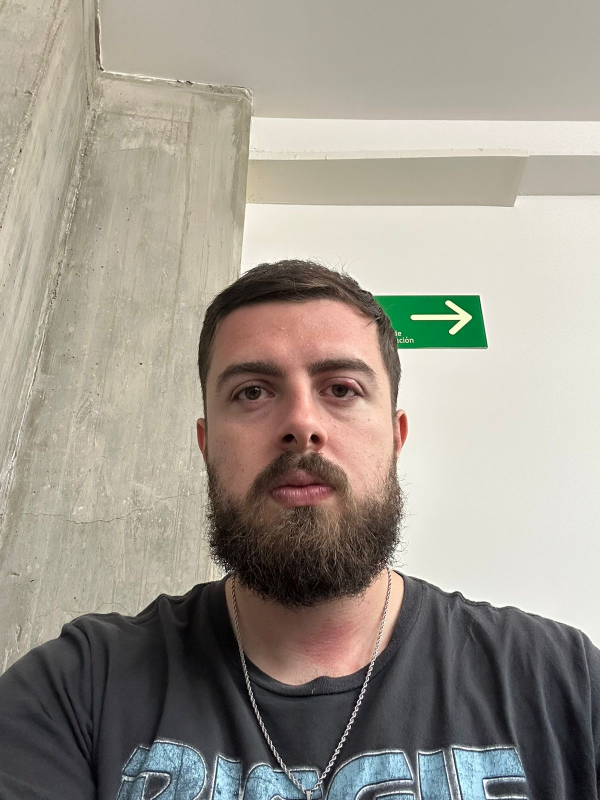
#> input picture known_faces/Carlos Calzada1.jpeg, 1200 x 1600 px (shown at 1/2 size)
$ python -i app.py   (imports and definitions only)
#> lines starting #> are read from the running program, lines starting #| are printed output that depends on the picture
import os
import time
import json
import shutil
from datetime import datetime

import cv2
import numpy as np

import firebase_admin
from firebase_admin import credentials, firestore, storage

# ================== RUTAS ==================
BASE_DIR = r"C:\Users\carlo\registro_facial"

INPUT_DIR = os.path.join(BASE_DIR, "incoming")
PROCESSED_DIR = os.path.join(BASE_DIR, "processed")
RESULTS_DIR = os.path.join(BASE_DIR, "results")
KNOWN_FACES_DIR = os.path.join(BASE_DIR, "known_faces")

LOG_FILE = os.path.join(BASE_DIR, "registro.json")

PUBLIC_DIR = os.path.join(BASE_DIR, "web", "dashboard", "public")
PUBLIC_RESULTS_DIR = os.path.join(PUBLIC_DIR, "results")
PUBLIC_LOG_FILE = os.path.join(PUBLIC_DIR, "registro.json")

FIREBASE_KEY = os.path.join(BASE_DIR, "firebase_key.json")
STORAGE_BUCKET = "registro-facial-3d07f.firebasestorage.app"

VALID_EXTENSIONS = (".jpg", ".jpeg", ".png")

# ================== CREAR CARPETAS ==================
# [5 lines not run here, left out]

# ================== FIREBASE ==================
firebase_ok = False
# [11 lines not run here, left out]

# ================== DETECTOR ==================
face_cascade = cv2.CascadeClassifier(
    cv2.data.haarcascades + "haarcascade_frontalface_default.xml"
)

# ================== ENTRENAR LBPH ==================
recognizer = cv2.face.LBPHFaceRecognizer_create()

label_map = {}
faces_data = []
labels = []

# [38 lines left out: function entrenar_modelo, not called in this run]

# [1 line not run here, left out]

# ================== FIREBASE ==================
# [38 lines left out: functions subir_imagen, guardar_firestore, guardar_json, not called in this run]

# ================== PROCESAR ==================
def procesar_imagen(path):
#> called with path = 'known_faces/Carlos Calzada1.jpeg'
    filename = os.path.basename(path)
    timestamp = datetime.now().strftime("%Y-%m-%d_%H-%M-%S")

    # 🔥 SOLUCIÓN ERROR SCP (esperar archivo)
    time.sleep(1)

    img = None
    for _ in range(5):
        img = cv2.imread(path)
#> img is the input picture: shape (1600, 1200, 3); mean B, G, R 141.3, 151.8, 157.9
        if img is not None:
            break
        time.sleep(1)

    if img is None:
        print(f"No se pudo leer la imagen: {filename}")
        return

    gray = cv2.cvtColor(img, cv2.COLOR_BGR2GRAY)
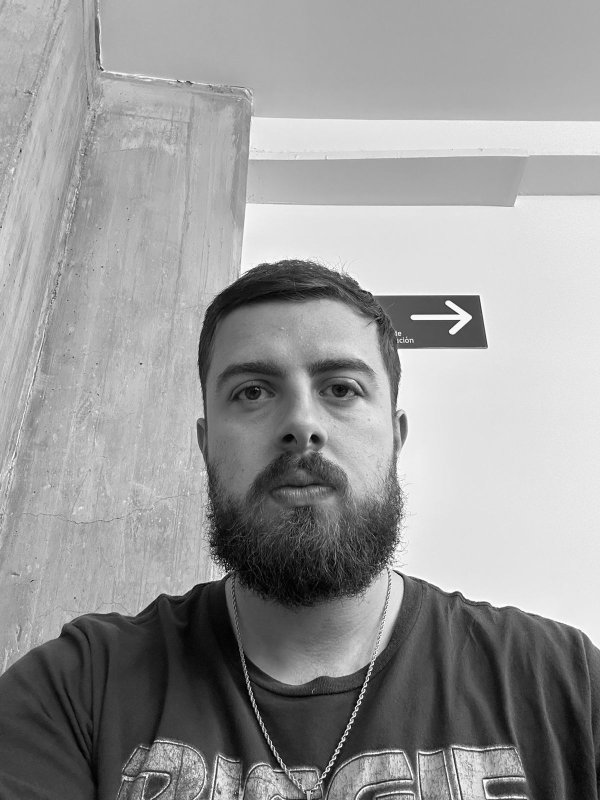
#> gray: shape (1600, 1200) (shown at 1/2 size); min 0, max 255, mean 152.4

    faces = face_cascade.detectMultiScale(gray, 1.3, 5)
#> faces = [[365, 596, 473, 473]]

    persona = "No se pudo registrar"
    detalle = "Sin rostro"

    if len(faces) == 0:
        estado = "Sin rostro detectado"
    else:
        estado = "Rostro detectado"

        (x, y, w, h) = max(faces, key=lambda f: f[2]*f[3])
#> x = 365; y = 596; w = 473; h = 473

        rostro = gray[y:y+h, x:x+w]
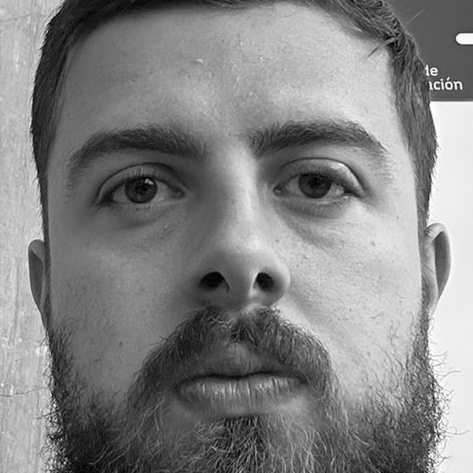
#> rostro: shape (473, 473); min 1, max 254, mean 131
        rostro = cv2.resize(rostro, (160, 160))
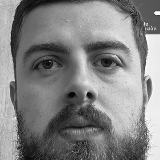
#> rostro: shape (160, 160); min 4, max 253, mean 130.9

#> (the run stopped early here; a loop or call above may not have finished)

$ run again, on known_faces/Luis Arturo1.jpeg
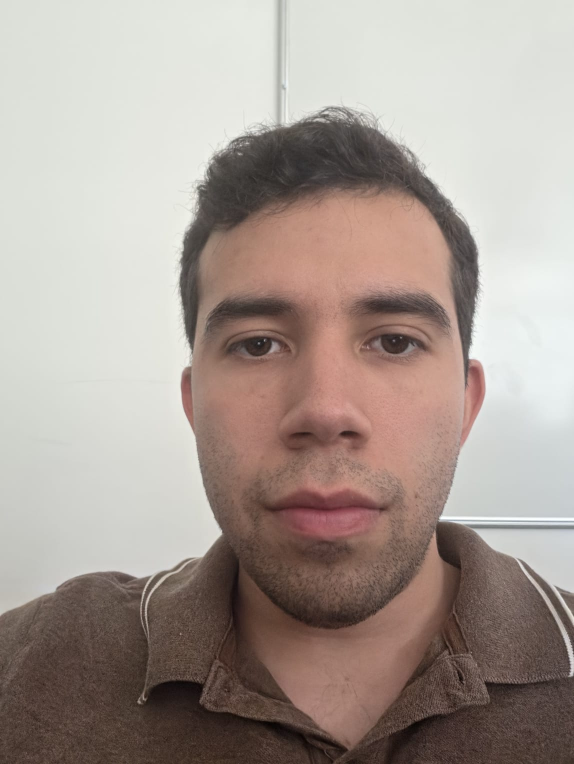
#> input picture known_faces/Luis Arturo1.jpeg, 1148 x 1528 px (shown at 1/2 size)
#> in procesar_imagen, img is the input picture: shape (1528, 1148, 3); mean B, G, R 148.7, 156, 168.5
#> in procesar_imagen, `gray = cv2.cvtColor(img, cv2.COLOR_BGR2GRAY)`:
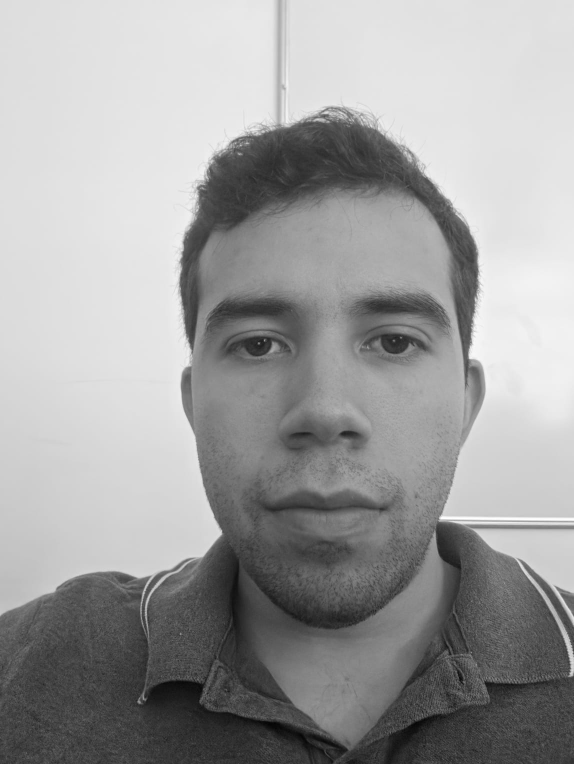
#> gray: shape (1528, 1148) (shown at 1/2 size); min 1, max 255, mean 158.9
#> faces = [[280, 379, 732, 732]]
#> x = 280; y = 379; w = 732
#> in procesar_imagen, `rostro = gray[y:y+h, x:x+w]`:
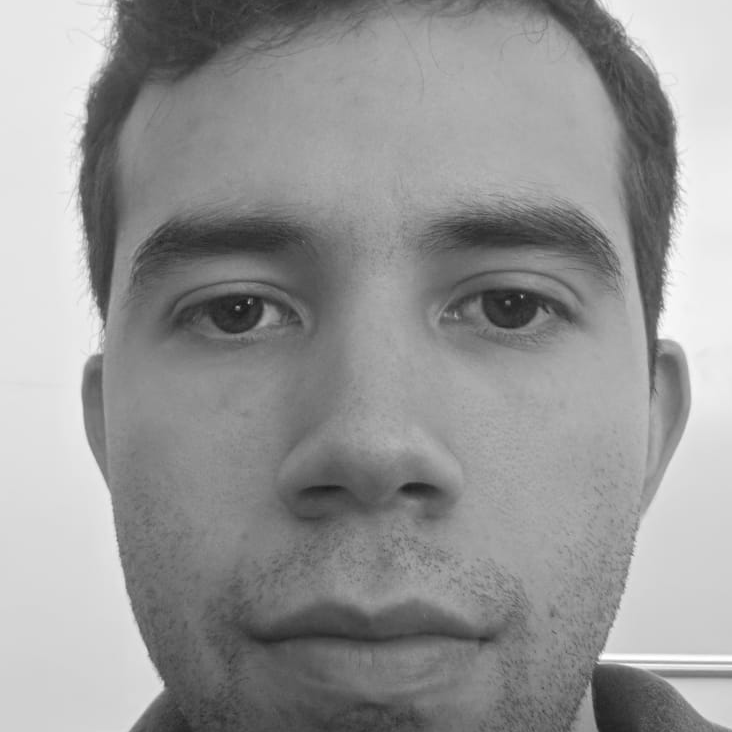
#> rostro: shape (732, 732); min 27, max 255, mean 149.9

$ run again, on known_faces/Luis Arturo2.jpeg
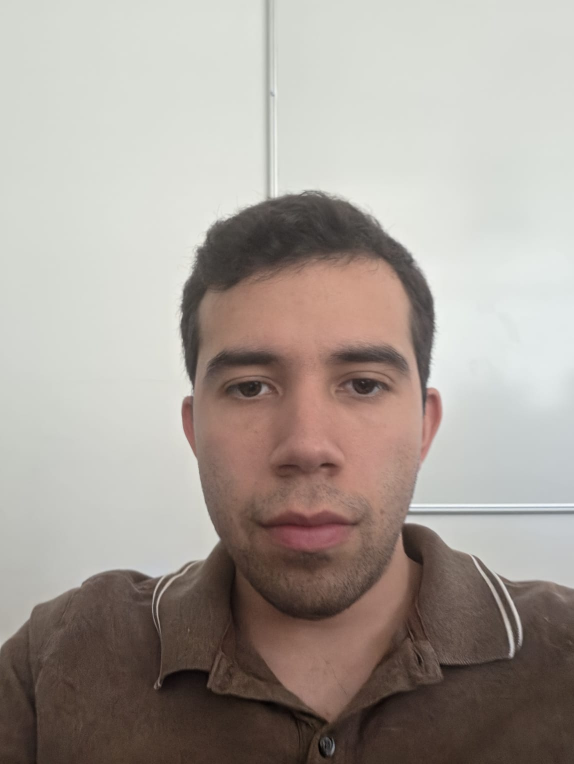
#> input picture known_faces/Luis Arturo2.jpeg, 1148 x 1528 px (shown at 1/2 size)
#> in procesar_imagen, img is the input picture: shape (1528, 1148, 3); mean B, G, R 151.8, 158.7, 167.3
#> in procesar_imagen, `gray = cv2.cvtColor(img, cv2.COLOR_BGR2GRAY)`:
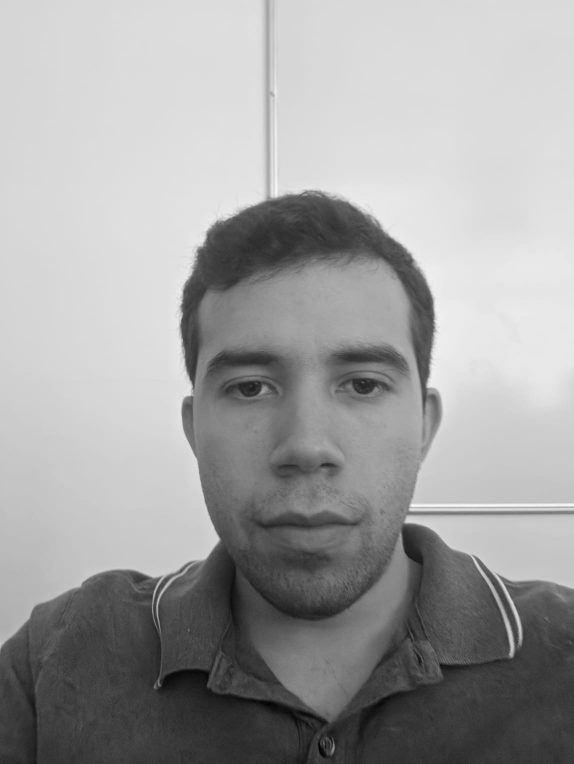
#> gray: shape (1528, 1148) (shown at 1/2 size); min 1, max 251, mean 160.4
#> faces = [[313, 536, 594, 594]]
#> x = 313; y = 536; w = 594
#> in procesar_imagen, `rostro = gray[y:y+h, x:x+w]`:
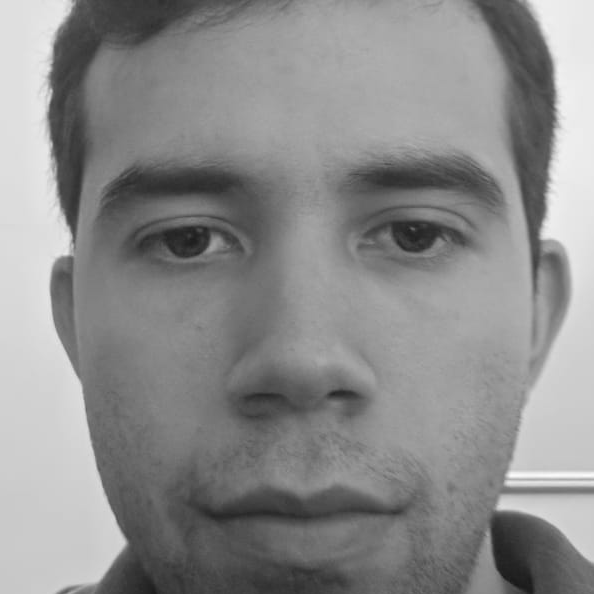
#> rostro: shape (594, 594); min 22, max 251, mean 139.9

$ run again, on known_faces/Luis Arturo3.jpeg
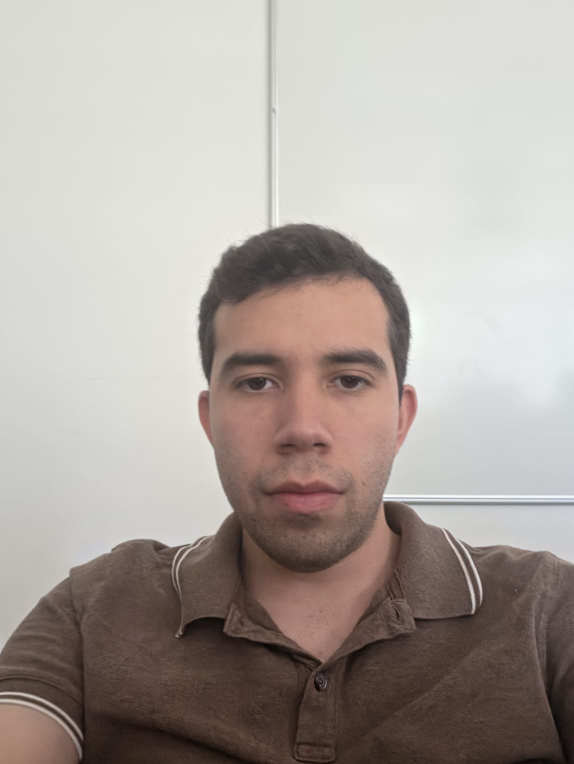
#> input picture known_faces/Luis Arturo3.jpeg, 1148 x 1528 px (shown at 1/2 size)
#> in procesar_imagen, img is the input picture: shape (1528, 1148, 3); mean B, G, R 158, 163.8, 172.4
#> in procesar_imagen, `gray = cv2.cvtColor(img, cv2.COLOR_BGR2GRAY)`:
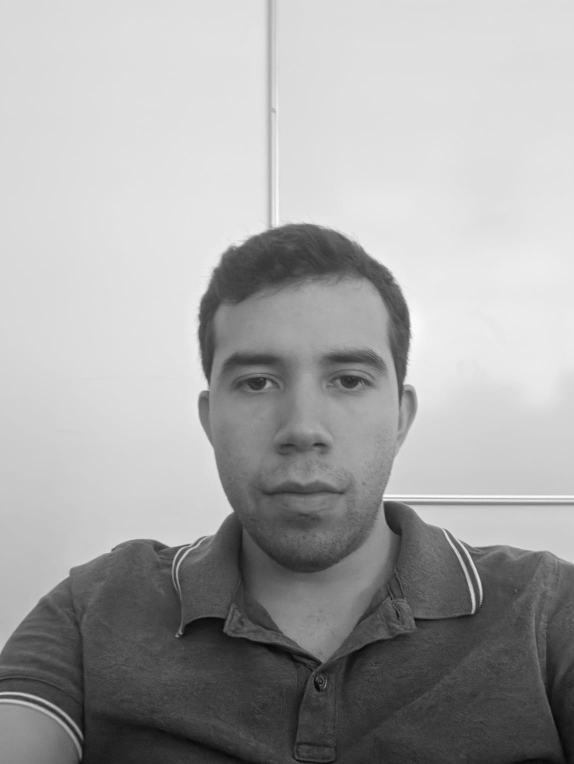
#> gray: shape (1528, 1148) (shown at 1/2 size); min 2, max 254, mean 165.7
#> faces = [[366, 572, 480, 480]]
#> x = 366; y = 572; w = 480
#> in procesar_imagen, `rostro = gray[y:y+h, x:x+w]`:
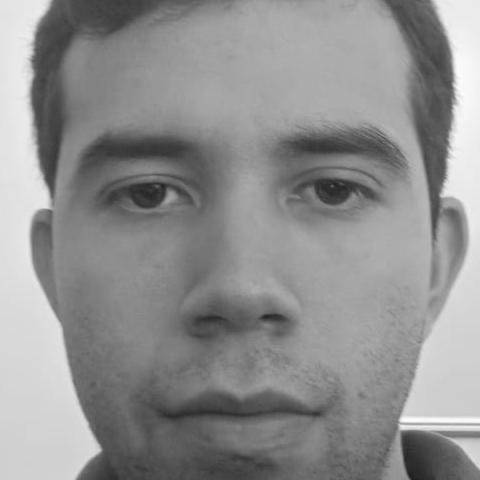
#> rostro: shape (480, 480); min 31, max 254, mean 143.7
